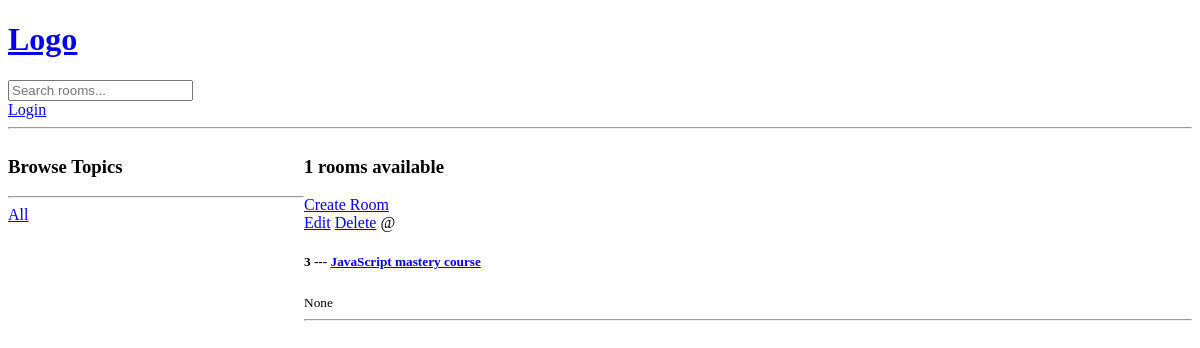
The page /?q=Java on the database as committed earlier.
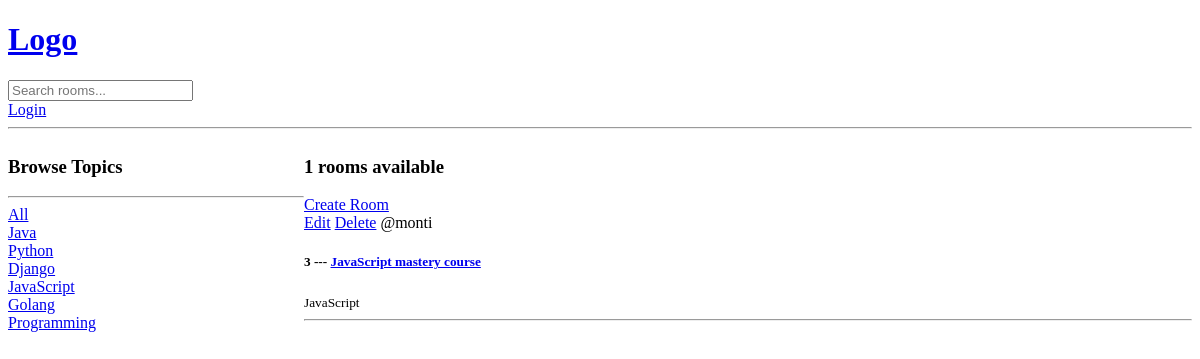
The same page on the database as committed later.
### base/models.py (models this page shows, shortened)
class Room(models.Model):
    host = models.ForeignKey(User, on_delete=models.SET_NULL, null=True)
    topic = models.ForeignKey(Topic, on_delete=models.SET_NULL, null=True)
    name = models.CharField(max_length=200)
    description = models.TextField(null=True, blank=True)
    updated = models.DateTimeField(auto_now=True)
    created = models.DateTimeField(auto_now_add=True)
    class Meta:
        ordering = ['-updated', '-created']

class Topic(models.Model):
    name = models.CharField(max_length=200)
    def __str__(self):
        return self.name

### base/views.py (the view)
# urls.py: path('', views.home, name="home"),
def home(request: any) -> HttpResponse:
    query = request.GET.get('q') if request.GET.get('q') != None else ''
    rooms = Room.objects.filter(
        Q(topic__name__contains = query) |
        Q(name__contains = query) |
        Q(description__contains = query)
    )
    topics = Topic.objects.all()
    room_count = rooms.count()
    context = {'rooms' : rooms, 'topics' : topics, 'room_count' : room_count}
    return render(request, 'base/home.html', context)

### base/templates/base/home.html (shortened to what this page needs)
{% extends 'main.html' %}
{% block content %}
<div class="home-container">
    <div>
        <h3>Browse Topics</h3>
        <hr>
        <div>
            <a href="{% url 'home' %}">All </a>
        </div>
        {% for topic in topics %}
            <div>
                <a href="{% url 'home' %}?q={{ topic.name }}">{{ topic.name }}</a>
            </div>
        {% endfor %}
    </div>
    <div>
        <h3>{{ room_count }} rooms available</h3>
        <a href="{% url 'create-room' %}">Create Room </a>
        <div>
            {% for room in rooms %}
                <a href="{% url 'update-room' room.id %}">Edit</a>
                <a href="{% url 'delete-room' room.id %}">Delete</a>
                <span>@{{ room.host.username }}</span>
                <h5>{{ room.id }} --- <a href="{% url 'room' room.id %}">{{ room.name }}</a></h5>
                <small>{{ room.topic }}</small>
                <hr>
            {% endfor %}
        </div>
    </div>
</div>
{% endblock %}

Rows that differ between the two databases and show on the page:
added Topic: name "Java"
added Topic: name "Python"
added Topic: name "Django"
added Topic: name "JavaScript"
added Topic: name "Golang"
added Topic: name "Programming"
changed Room "JavaScript mastery course": host.username (not shown) → "monti"; topic "None" → "JavaScript"
